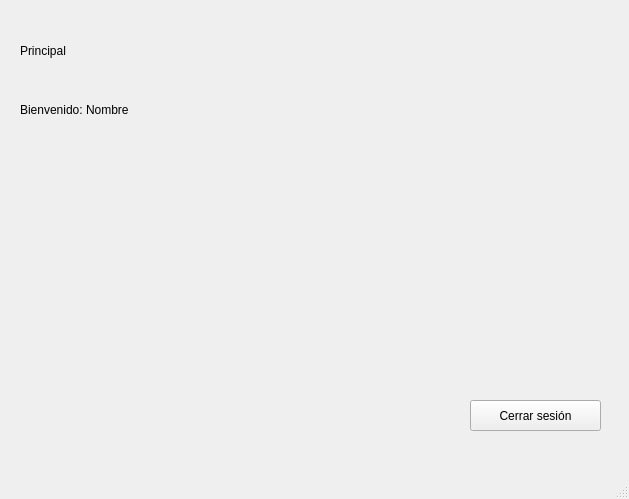
<?xml version="1.0" encoding="UTF-8"?>
<ui version="4.0">
 <class>Pagina_principal</class>
 <widget class="QMainWindow" name="Pagina_principal">
  <property name="geometry">
   <rect>
    <x>0</x>
    <y>0</y>
    <width>629</width>
    <height>499</height>
   </rect>
  </property>
  <property name="cursor">
   <cursorShape>ArrowCursor</cursorShape>
  </property>
  <property name="windowTitle">
   <string>Pagina_principal</string>
  </property>
  <widget class="QWidget" name="centralwidget">
   <widget class="QLabel" name="label">
    <property name="geometry">
     <rect>
      <x>20</x>
      <y>10</y>
      <width>141</width>
      <height>81</height>
     </rect>
    </property>
    <property name="styleSheet">
     <string notr="true">font: 20pt &quot;Segoe UI&quot;;</string>
    </property>
    <property name="text">
     <string>Principal</string>
    </property>
   </widget>
   <widget class="QPushButton" name="cerrar_sesion">
    <property name="geometry">
     <rect>
      <x>470</x>
      <y>400</y>
      <width>131</width>
      <height>31</height>
     </rect>
    </property>
    <property name="text">
     <string>Cerrar sesión</string>
    </property>
   </widget>
   <widget class="QLabel" name="label_2">
    <property name="geometry">
     <rect>
      <x>20</x>
      <y>100</y>
      <width>331</width>
      <height>20</height>
     </rect>
    </property>
    <property name="styleSheet">
     <string notr="true">font: 12pt &quot;Segoe UI&quot;;</string>
    </property>
    <property name="text">
     <string>Bienvenido: Nombre</string>
    </property>
   </widget>
  </widget>
  <widget class="QMenuBar" name="menubar">
   <property name="geometry">
    <rect>
     <x>0</x>
     <y>0</y>
     <width>629</width>
     <height>25</height>
    </rect>
   </property>
  </widget>
  <widget class="QStatusBar" name="statusbar"/>
 </widget>
 <resources/>
 <connections/>
</ui>
